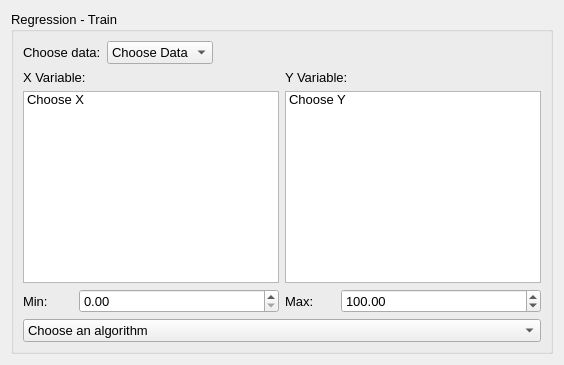
<?xml version="1.0" encoding="UTF-8"?>
<ui version="4.0">
 <class>Form</class>
 <widget class="QWidget" name="Form">
  <property name="sizePolicy">
   <sizepolicy hsizetype="Ignored" vsizetype="Ignored">
    <horstretch>0</horstretch>
    <verstretch>0</verstretch>
   </sizepolicy>
  </property>
  <property name="windowTitle">
   <string>Form</string>
  </property>
  <layout class="QVBoxLayout" name="verticalLayout">
   <item>
    <widget class="QGroupBox" name="regression">
     <property name="font">
      <font>
       <pointsize>10</pointsize>
      </font>
     </property>
     <property name="title">
      <string>Regression - Train</string>
     </property>
     <layout class="QVBoxLayout" name="verticalLayout_2">
      <item>
       <layout class="QHBoxLayout" name="regression_choosedata_hlayout">
        <item>
         <widget class="QLabel" name="regression_choosedata_label">
          <property name="text">
           <string>Choose data:</string>
          </property>
         </widget>
        </item>
        <item>
         <widget class="QComboBox" name="regression_choosedata">
          <property name="iconSize">
           <size>
            <width>50</width>
            <height>20</height>
           </size>
          </property>
          <item>
           <property name="text">
            <string>Choose Data</string>
           </property>
          </item>
          <item>
           <property name="text">
            <string>Known Data</string>
           </property>
          </item>
         </widget>
        </item>
        <item>
         <spacer name="regression_choosedata_spacer">
          <property name="orientation">
           <enum>Qt::Horizontal</enum>
          </property>
          <property name="sizeHint" stdset="0">
           <size>
            <width>40</width>
            <height>20</height>
           </size>
          </property>
         </spacer>
        </item>
       </layout>
      </item>
      <item>
       <layout class="QHBoxLayout" name="regression_choosevars_hlayout">
        <item>
         <layout class="QVBoxLayout" name="regression_choosex_vlayout">
          <item>
           <widget class="QLabel" name="regression_choosex_label">
            <property name="text">
             <string>X Variable:</string>
            </property>
           </widget>
          </item>
          <item>
           <widget class="QListWidget" name="regression_choosex">
            <property name="enabled">
             <bool>true</bool>
            </property>
            <property name="sizePolicy">
             <sizepolicy hsizetype="Expanding" vsizetype="Expanding">
              <horstretch>0</horstretch>
              <verstretch>0</verstretch>
             </sizepolicy>
            </property>
            <property name="minimumSize">
             <size>
              <width>0</width>
              <height>0</height>
             </size>
            </property>
            <property name="maximumSize">
             <size>
              <width>900</width>
              <height>16777215</height>
             </size>
            </property>
            <item>
             <property name="text">
              <string>Choose X</string>
             </property>
            </item>
           </widget>
          </item>
         </layout>
        </item>
        <item>
         <layout class="QVBoxLayout" name="regression_choosey_vlayout">
          <item>
           <widget class="QLabel" name="regression_choosey_label">
            <property name="text">
             <string>Y Variable:</string>
            </property>
           </widget>
          </item>
          <item>
           <widget class="QListWidget" name="regression_choosey">
            <property name="sizePolicy">
             <sizepolicy hsizetype="Expanding" vsizetype="Expanding">
              <horstretch>0</horstretch>
              <verstretch>0</verstretch>
             </sizepolicy>
            </property>
            <property name="minimumSize">
             <size>
              <width>0</width>
              <height>0</height>
             </size>
            </property>
            <property name="maximumSize">
             <size>
              <width>900</width>
              <height>16777215</height>
             </size>
            </property>
            <property name="sortingEnabled">
             <bool>true</bool>
            </property>
            <item>
             <property name="text">
              <string>Choose Y</string>
             </property>
            </item>
           </widget>
          </item>
         </layout>
        </item>
       </layout>
      </item>
      <item>
       <layout class="QHBoxLayout" name="min_max_layout">
        <item>
         <widget class="QLabel" name="min_label">
          <property name="maximumSize">
           <size>
            <width>50</width>
            <height>16777215</height>
           </size>
          </property>
          <property name="text">
           <string>Min:</string>
          </property>
         </widget>
        </item>
        <item>
         <widget class="QDoubleSpinBox" name="yvarmin_spin">
          <property name="maximum">
           <double>9999999.000000000000000</double>
          </property>
         </widget>
        </item>
        <item>
         <widget class="QLabel" name="max_label">
          <property name="maximumSize">
           <size>
            <width>50</width>
            <height>16777215</height>
           </size>
          </property>
          <property name="text">
           <string>Max:</string>
          </property>
         </widget>
        </item>
        <item>
         <widget class="QDoubleSpinBox" name="yvarmax_spin">
          <property name="buttonSymbols">
           <enum>QAbstractSpinBox::UpDownArrows</enum>
          </property>
          <property name="decimals">
           <number>2</number>
          </property>
          <property name="minimum">
           <double>0.000000000000000</double>
          </property>
          <property name="maximum">
           <double>9999999.000000000000000</double>
          </property>
          <property name="value">
           <double>100.000000000000000</double>
          </property>
         </widget>
        </item>
       </layout>
      </item>
      <item>
       <widget class="QComboBox" name="regression_alg_choices">
        <property name="minimumSize">
         <size>
          <width>250</width>
          <height>0</height>
         </size>
        </property>
        <property name="iconSize">
         <size>
          <width>50</width>
          <height>20</height>
         </size>
        </property>
        <item>
         <property name="text">
          <string>Choose an algorithm</string>
         </property>
        </item>
        <item>
         <property name="text">
          <string>PLS</string>
         </property>
        </item>
        <item>
         <property name="text">
          <string>GP</string>
         </property>
        </item>
        <item>
         <property name="text">
          <string>OLS</string>
         </property>
        </item>
        <item>
         <property name="text">
          <string>OMP</string>
         </property>
        </item>
        <item>
         <property name="text">
          <string>Lasso</string>
         </property>
        </item>
        <item>
         <property name="text">
          <string>Lasso LARS</string>
         </property>
        </item>
        <item>
         <property name="text">
          <string>Elastic Net</string>
         </property>
        </item>
        <item>
         <property name="text">
          <string>Ridge</string>
         </property>
        </item>
        <item>
         <property name="text">
          <string>More to come...</string>
         </property>
        </item>
       </widget>
      </item>
      <item>
       <layout class="QVBoxLayout" name="algorithmLayout"/>
      </item>
     </layout>
    </widget>
   </item>
  </layout>
 </widget>
 <resources/>
 <connections/>
</ui>
